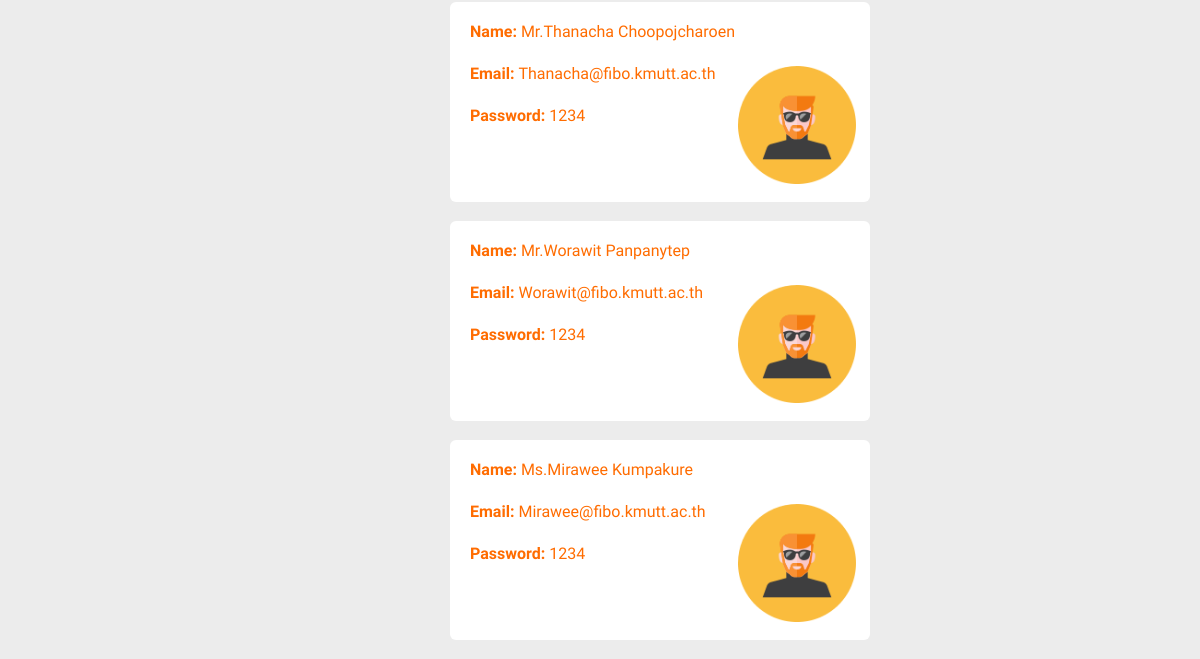
/admin2.php (lower part), run on an earlier commit of the app's database.
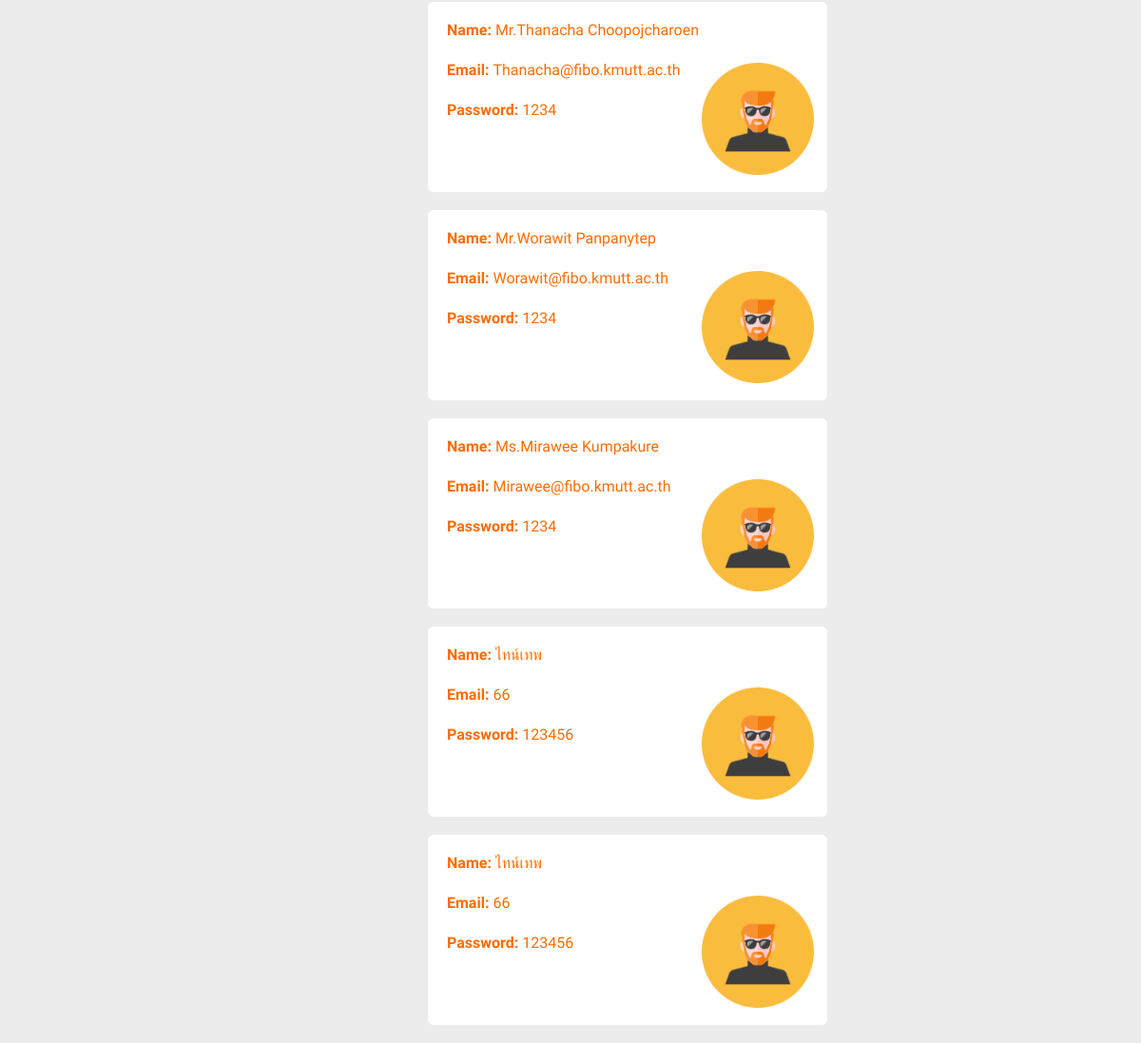
And on a later commit of the database.
### tables this page shows
CREATE TABLE `table_account` (
  `No` int(3) NOT NULL,
  `teacher_name` varchar(100) NOT NULL,
  `teacher_email` varchar(100) NOT NULL,
  `teacher_password` varchar(100) NOT NULL DEFAULT '1234',
  `teacher_status` varchar(100) NOT NULL DEFAULT 'T'
);

### admin2.php (the view, shortened to what this page needs)
<?php
      require 'dbconfig/config.php';
?>
<!DOCTYPE html>
<html lang="en">
  <head>
    <link rel="stylesheet" type="text/css" href="css/admin1.css">
    <link rel="stylesheet" type="text/css" href="css/admin3-1.css">
    <link rel="stylesheet" type="text/css" href="css/admin3-2.css">
  	<link rel="stylesheet" type="text/css" href="page3.css">
    <link rel="stylesheet" href="style.css">
    <link rel="stylesheet" type="text/css" href="ddstyle.css">
    <link rel="stylesheet" type="text/css" href="theme.css">
  </head>
  <body>
        <form action="admin2.php" method="post">
        <?php
                $sql = "SELECT * FROM table_account";
                $smyData = mysqli_query($con, $sql);
                while($row = mysqli_fetch_array($smyData)){
                    echo "<div style='margin-top:0px; margin-left:450px'class='statuskru'>";
                    echo "<p class='text-head'><b> Name: </b>".$row["teacher_name"]."</p><br>";
                    echo "<p class='text'><b>Email: </b>".$row["teacher_email"]."</p><br>";
                    echo "<p class='text'><b>Password: </b>".$row["teacher_password"]."</p><br>";
                    echo "<img style='width: 28%; height: auto; margin-top: -107px; margin-left: 288px;' src='images/user.png'>";
                    echo "</div>";
                    echo "<br>";
                    echo "<br>";
                }
            ?>
        <div style="margin-top:-575px;margin-left:890px">
            <br><br><br><br><br><br><br><br><br><br>
            <br><br><br><br><br><br><br><br><br><br>
        </div>
      </form>
  </body>
</html>

What changed in the data, as far as the page shows it:
added table_account: teacher_name "ไทน์เทพ", teacher_email "66", teacher_password "123456"
added table_account: teacher_name "ไทน์เทพ", teacher_email "66", teacher_password "123456"
